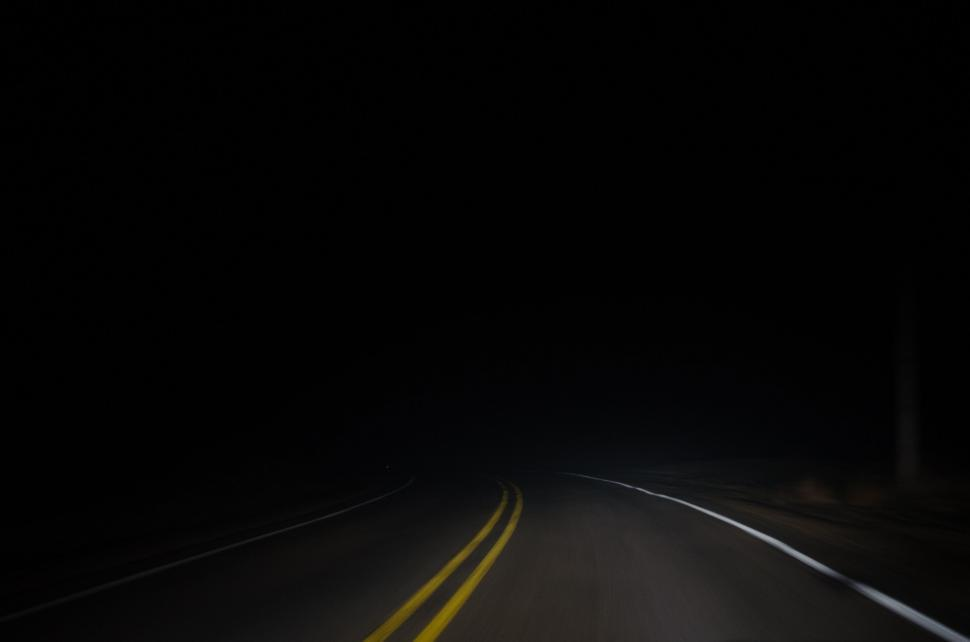
#> input picture test_images/car-driving-down-dark-road-at-night.jpg, 970 x 642 px
$ python -i enhancer.py   (imports and definitions only)
#> lines starting #> are read from the running program, lines starting #| are printed output that depends on the picture
from PIL import Image
import cv2
import numpy as np
import time
from retinex import msrcr
from dark_cv.denoiser import (
    apply_bilateral_filter,
    apply_wavelet_denoise,
    apply_conditional_denoise,
)


def enhance_dark_image(
    input_path: str,
    output_path: str,
    clip_limit: float = 2.0,
    tile_grid_size: tuple = (8, 8),
    denoise_method: str = "none",  # "bilateral", "wavelet", "conditional", "none"
    use_retinex: bool = False,
    use_clahe: bool = True,
) -> float:
    """
    Enhances a dark image using CLAHE and optionally bilateral filtering and Retinex.

    Args:
        input_path (str): Path to the input image file.
        output_path (str): Path to save the enhanced image file.
        clip_limit (float): Threshold for contrast limiting. Higher values give more contrast.
        tile_grid_size (tuple): Size of the grid for histogram equalization. (width, height).
        denoise (bool): If True, applies bilateral filter for noise reduction.
        use_retinex (bool): If True, applies Multi-Scale Retinex with Color Restoration (MSRCR).
        use_clahe (bool): If True, applies CLAHE (Contrast Limited Adaptive Histogram Equalization).

    Returns:
        float: The time taken for the image processing in seconds.
    """
#> called with output_path = 'out.png', clip_limit = 2, tile_grid_size = (8, 8), denoise_method = 'none', use_retinex = False, use_clahe = True
    start_time = time.time()

    try:
        # 1. Load image using Pillow
        pil_image = Image.open(input_path).convert("RGB")
#> pil_image is the input picture: PIL image 970x642 RGB; mean R, G, B 7.6, 7.3, 6.8
        cv_image = np.array(pil_image)
        # OpenCV uses BGR by default, Pillow uses RGB
        cv_image = cv2.cvtColor(cv_image, cv2.COLOR_RGB2BGR)

        processed_image = cv_image.copy()

        # 2. Apply Denoising (if enabled) - typically before contrast enhancement
        if denoise_method == "bilateral":
            processed_image = apply_bilateral_filter(processed_image)
        elif denoise_method == "wavelet":
            processed_image = apply_wavelet_denoise(processed_image)
        elif denoise_method == "conditional":
            processed_image = apply_conditional_denoise(processed_image)

        # 3. Apply Retinex (if enabled)
        if use_retinex:
            # MSRCR expects RGB image, so convert back temporarily
            processed_image_rgb = cv2.cvtColor(processed_image, cv2.COLOR_BGR2RGB)
            processed_image_retinex = msrcr(
                processed_image_rgb,
                sigmas=[15, 80, 250],
            )
            # Convert back to BGR for CLAHE
            processed_image = cv2.cvtColor(processed_image_retinex, cv2.COLOR_RGB2BGR)

        # 4. Apply CLAHE (if enabled)
        if use_clahe:
            lab = cv2.cvtColor(processed_image, cv2.COLOR_BGR2LAB)
#> lab: shape (642, 970, 3); mean of channels 0, 1, 2 6.8, 128.1, 128.3
            l_channel, a_channel, b_channel = cv2.split(lab)
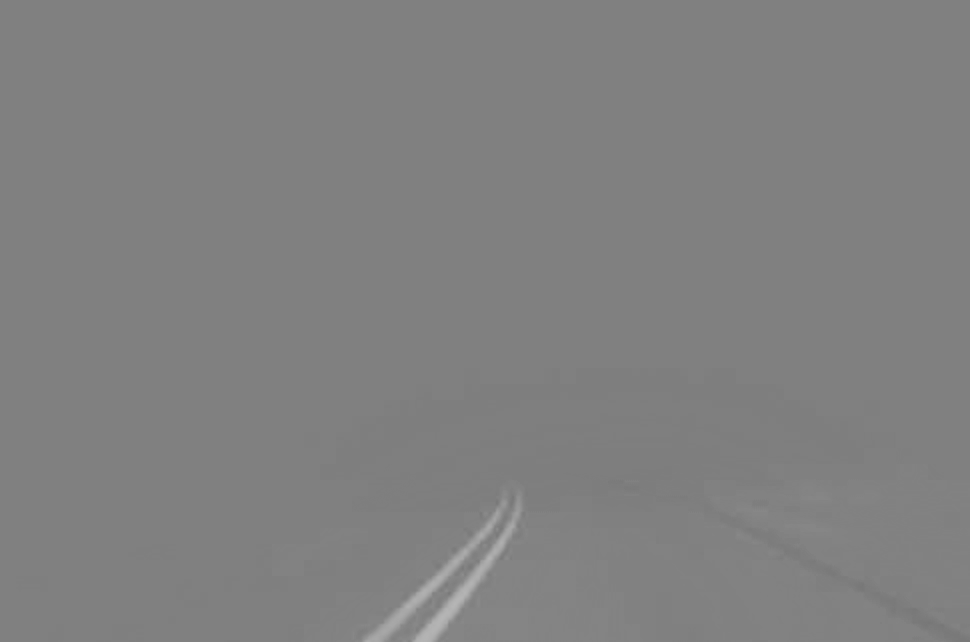
#> b_channel: shape (642, 970); min 119, max 182, mean 128.3

            clahe = cv2.createCLAHE(clipLimit=clip_limit, tileGridSize=tile_grid_size)
            cl = clahe.apply(l_channel)
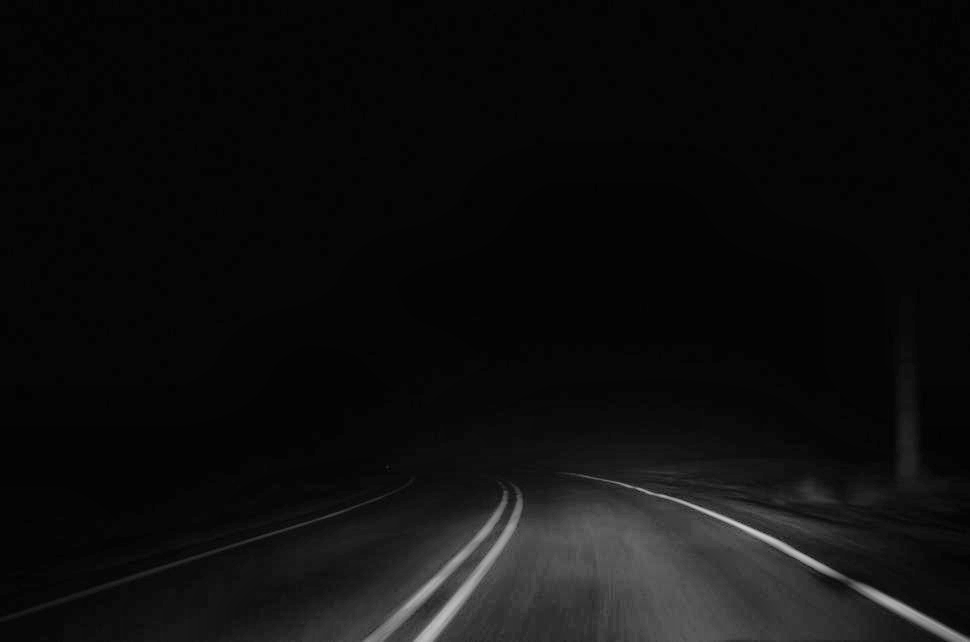
#> cl: shape (642, 970); min 1, max 206, mean 14.5

            limg = cv2.merge([cl, a_channel, b_channel])
#> limg: shape (642, 970, 3); mean of channels 0, 1, 2 14.5, 128.1, 128.3
            processed_image = cv2.cvtColor(limg, cv2.COLOR_LAB2BGR)

        # Convert back to RGB for Pillow saving
        enhanced_pil_image = Image.fromarray(
            cv2.cvtColor(processed_image, cv2.COLOR_BGR2RGB)
        )

        # 5. Save the enhanced image using Pillow
        enhanced_pil_image.save(output_path)
        print(f"Image enhanced and saved to {output_path}")

    except FileNotFoundError:
        print(f"Error: Input file not found at {input_path}")
    except Exception as e:
        print(f"An error occurred: {e}")

    end_time = time.time()
    return end_time - start_time


# [2 lines not run here, left out]

>>> result = enhance_dark_image('../../test_images/car-driving-down-dark-road-at-night.jpg', 'out.png')

$ run again, on test_images/leaves.jpg
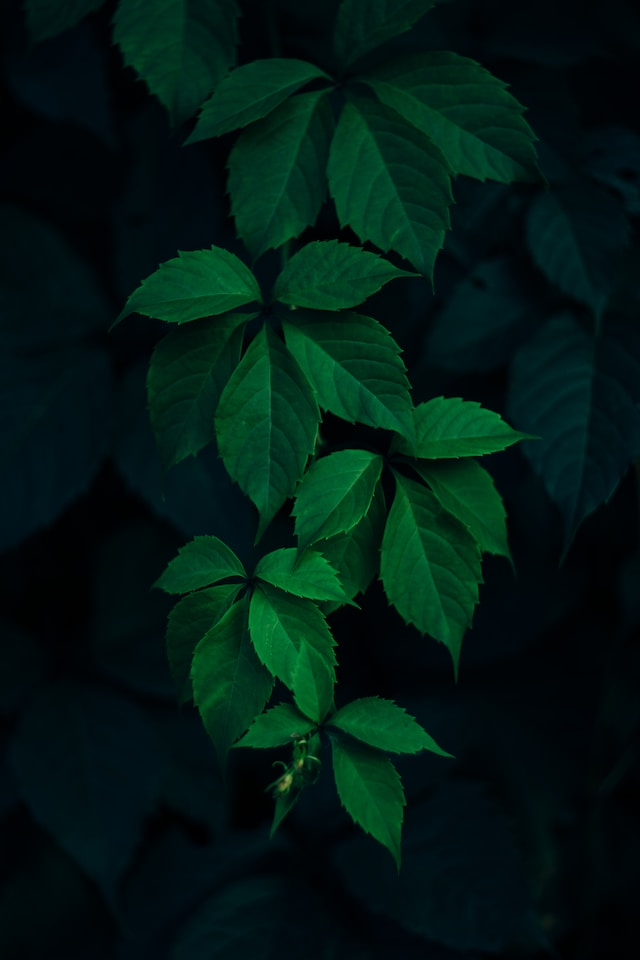
#> input picture test_images/leaves.jpg, 640 x 960 px
#> in enhance_dark_image, pil_image is the input picture: PIL image 640x960 RGB; mean R, G, B 0.8, 25.1, 19.2
#> lab: shape (960, 640, 3); mean of channels 0, 1, 2 20.5, 118.9, 129.7
#> in enhance_dark_image, `l_channel, a_channel, b_channel = cv2.split(lab)`:
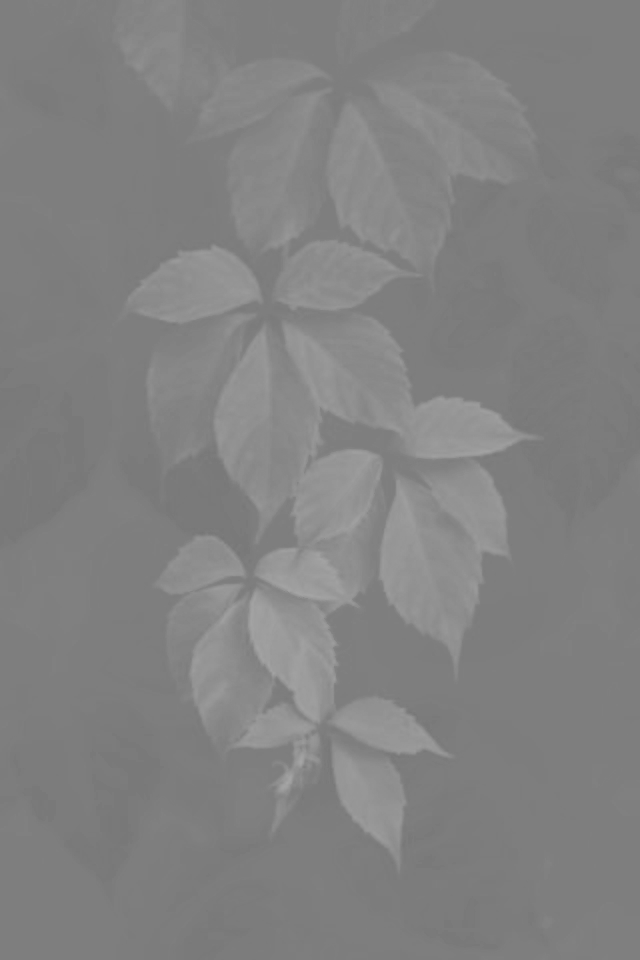
#> b_channel: shape (960, 640); min 117, max 165, mean 129.7
#> limg: shape (960, 640, 3); mean of channels 0, 1, 2 41.1, 118.9, 129.7
#> in enhance_dark_image, `processed_image = cv2.cvtColor(limg, cv2.COLOR_LAB2BGR)`:
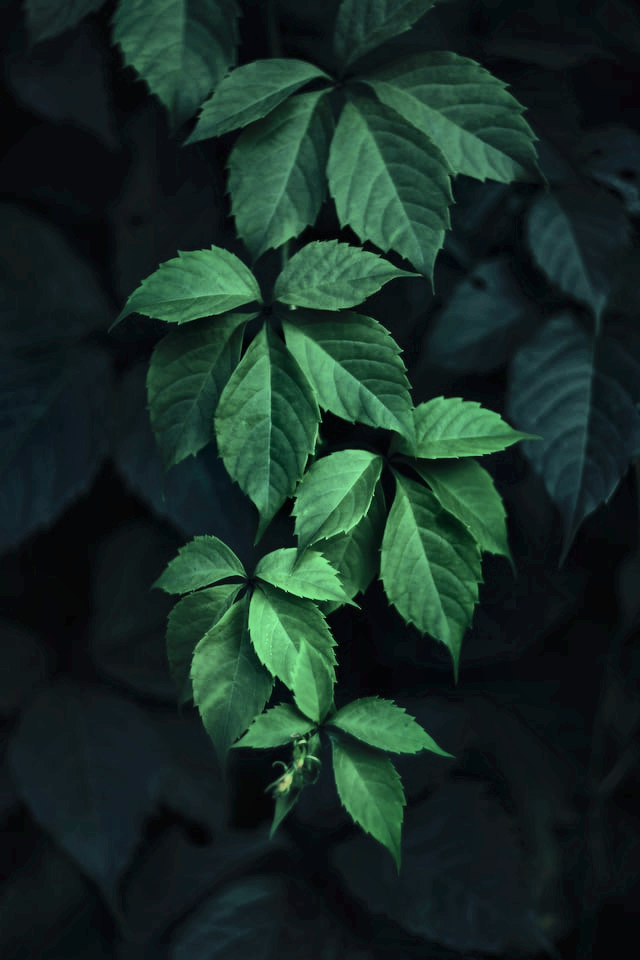
#> processed_image: shape (960, 640, 3); mean B, G, R 37.7, 45, 23.9

$ run again, on test_images/man.jpg
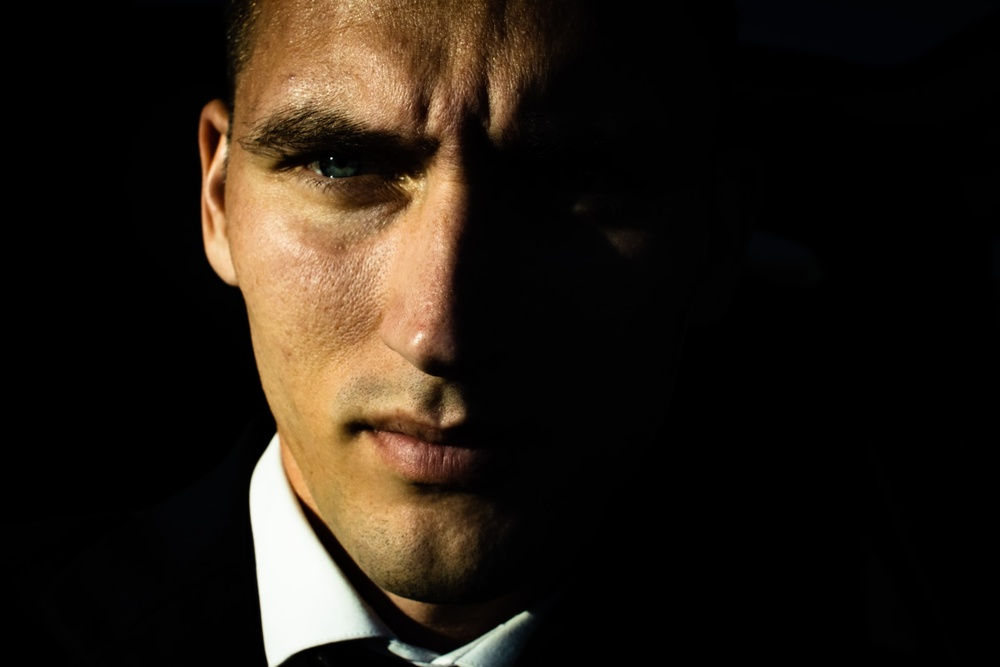
#> input picture test_images/man.jpg, 1000 x 667 px, shrunk from 1920 x 1280 before the run
#> in enhance_dark_image, pil_image is the input picture: PIL image 1000x667 RGB; mean R, G, B 37.1, 29, 20.6
#> lab: shape (667, 1000, 3); mean of channels 0, 1, 2 31.6, 130.2, 133.8
#> in enhance_dark_image, `l_channel, a_channel, b_channel = cv2.split(lab)`:
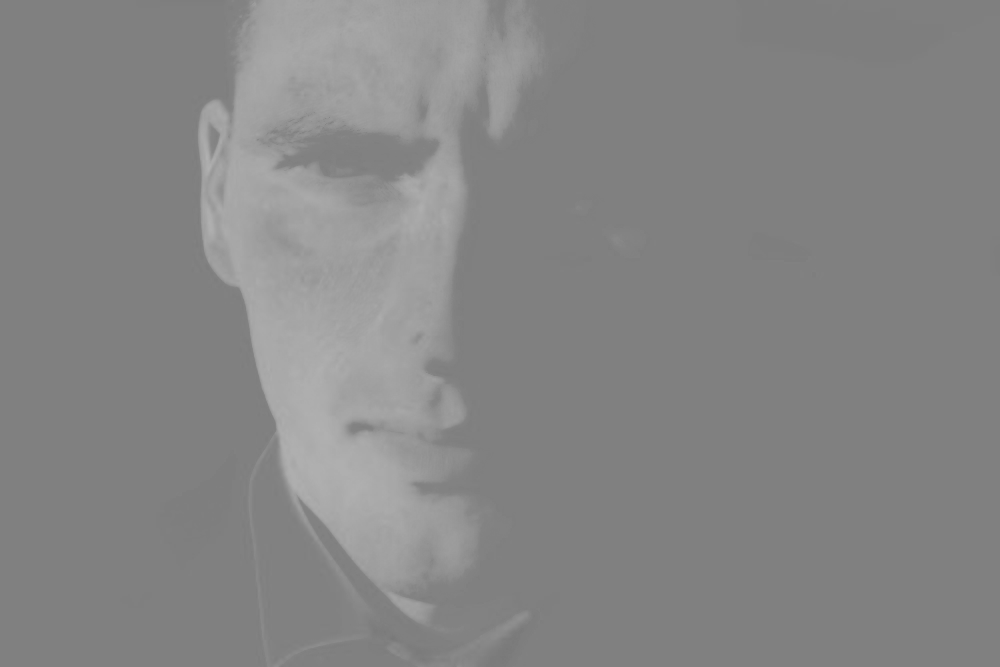
#> b_channel: shape (667, 1000); min 121, max 177, mean 133.8
#> limg: shape (667, 1000, 3); mean of channels 0, 1, 2 35.9, 130.2, 133.8
#> in enhance_dark_image, `processed_image = cv2.cvtColor(limg, cv2.COLOR_LAB2BGR)`:
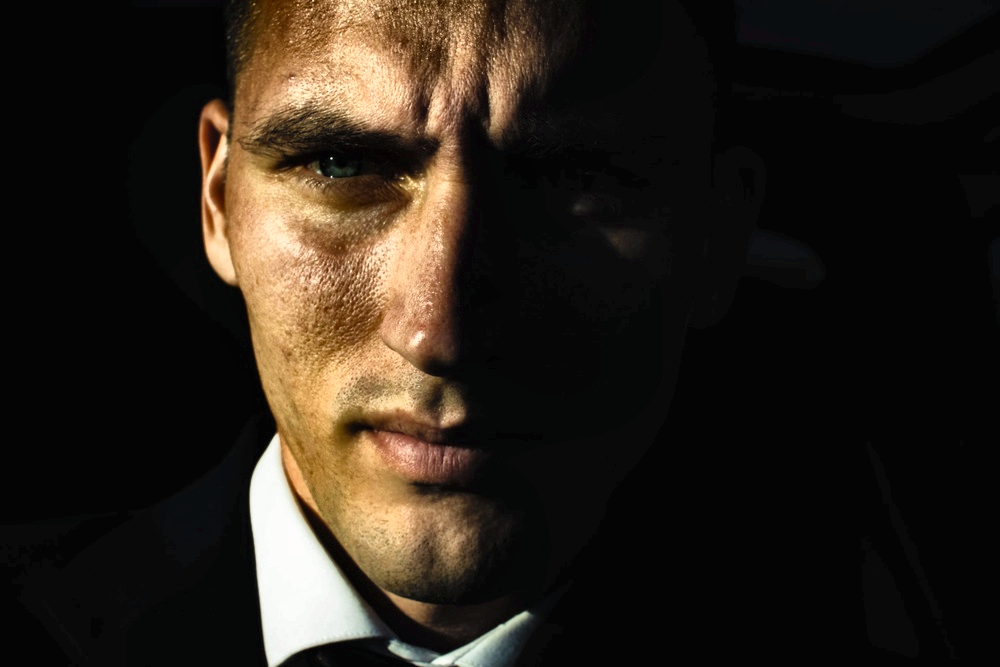
#> processed_image: shape (667, 1000, 3); mean B, G, R 25.8, 34.5, 42.2

$ run again, on test_images/office.jpg
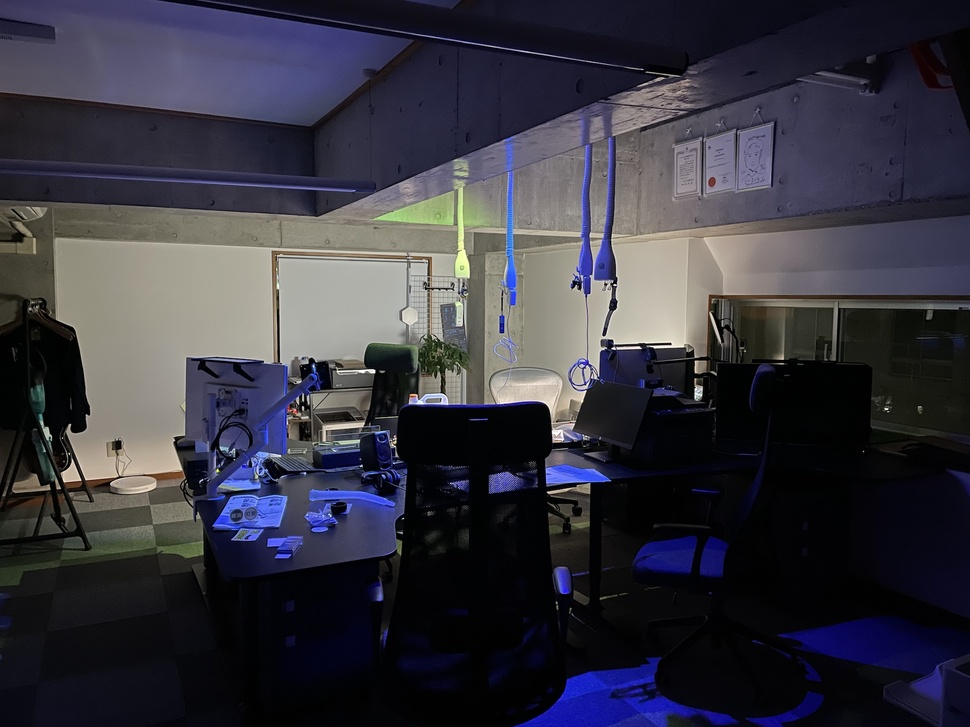
#> input picture test_images/office.jpg, 970 x 727 px, shrunk from 1920 x 1440 before the run
#> in enhance_dark_image, pil_image is the input picture: PIL image 970x727 RGB; mean R, G, B 54.7, 53.7, 63.8
#> lab: shape (727, 970, 3); mean of channels 0, 1, 2 57.3, 131.5, 122.3
#> in enhance_dark_image, `l_channel, a_channel, b_channel = cv2.split(lab)`:
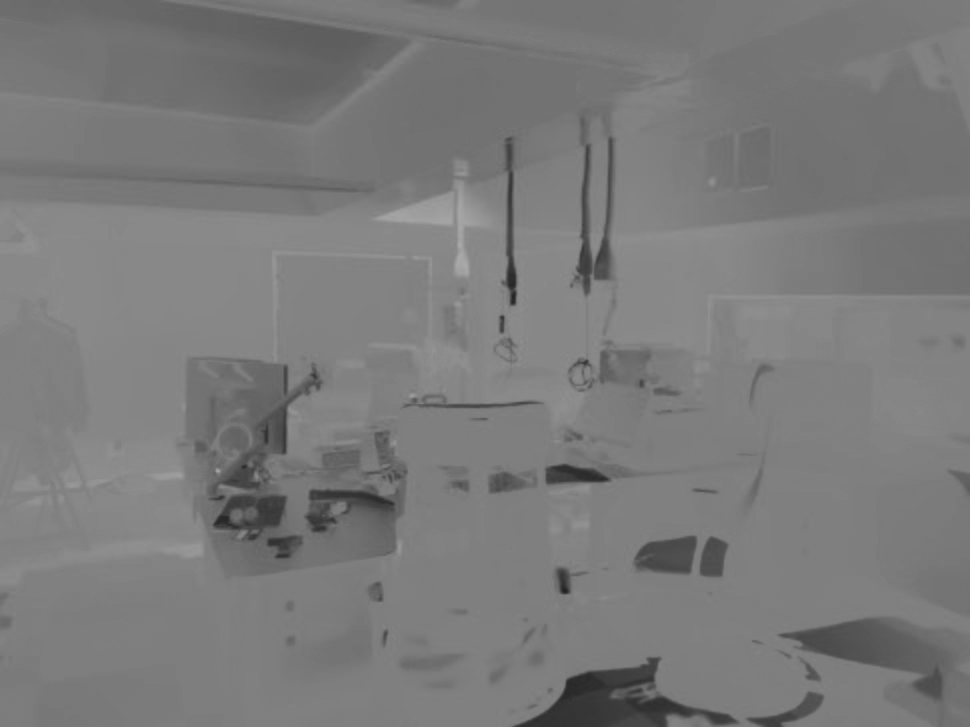
#> b_channel: shape (727, 970); min 32, max 170, mean 122.3
#> limg: shape (727, 970, 3); mean of channels 0, 1, 2 73.8, 131.5, 122.3
#> in enhance_dark_image, `processed_image = cv2.cvtColor(limg, cv2.COLOR_LAB2BGR)`:
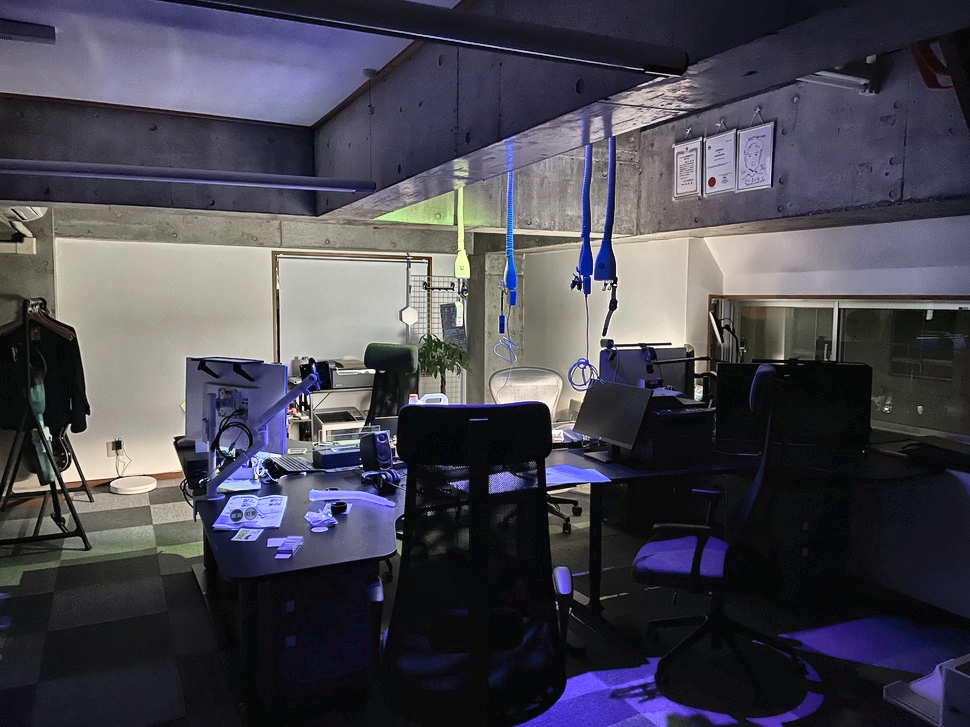
#> processed_image: shape (727, 970, 3); mean B, G, R 79.9, 69.9, 71.3
